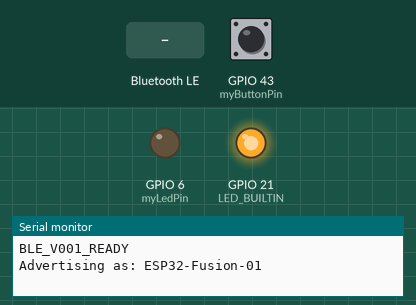
This sketch was run on a simulated Seeed XIAO ESP32-S3. Shown: output pins drawn as LEDs (lit = HIGH), the last lines printed to the serial monitor. Inputs (shaded band) come from the test bench; at power-on: GPIO 43 (myButtonPin) LOW. Nothing arrives over Bluetooth unless stated; a phone connects over Bluetooth LE 3 s after start.

Above: at 1.7 s.
1.8 s: Bluetooth LE write "HIT" received
At 3.1 s:
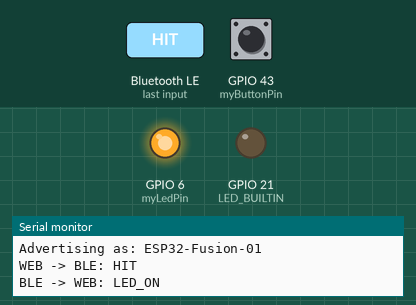
4.9 s: Bluetooth LE write "RESET" received
At 5.4 s:
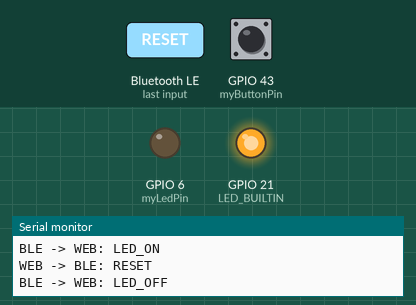
Timing chart, 0 to 7.9 s (numbered marks = the images above; inputs shaded):
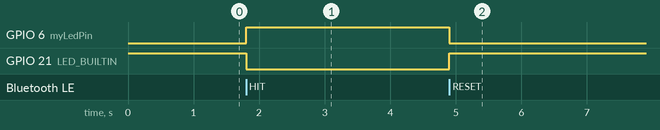

Measured:
- after the input at 1.8 s, GPIO 6 (myLedPin): LOW → HIGH at once; GPIO 21 (LED_BUILTIN): HIGH → LOW at once
- after the input at 4.9 s, GPIO 6 (myLedPin): HIGH → LOW at once; GPIO 21 (LED_BUILTIN): LOW → HIGH at once

The sketch:

ble-v001.ino
```cpp
/*
  Maker100 Robotics - WebBLE Game Controller
  ble-v001

  Based on the BLE structure used in:
  webmcu-ai/on-device-ble-sensor-fusion-nano33

  XIAO ESP32-S3 / Seeed-style wiring:
    D6 = push button to 3V3
    D5 = external LED through resistor to GND
    Built-in LED is also used

  Browser protocol:
    ESP32 -> webpage: LEFT
    webpage -> ESP32: HIT
    webpage -> ESP32: RESET

  This is a deliberately small BLE version for the Maker100 class.
  It uses the same BLE service/control UUIDs as the existing
  on-device sensor-fusion project, plus its result characteristic.

  Requires:
    NimBLE-Arduino by h2zero
*/

#include <Arduino.h>
#include <NimBLEDevice.h>

const int myButtonPin = D6;
const int myLedPin = D5;

#define MY_BLE_SERVICE_UUID       "7e400001-b2c3-5d4e-af60-9b3c7d8eaf20"
#define MY_BLE_CONTROL_CHAR_UUID  "7e400002-b2c3-5d4e-af60-9b3c7d8eaf20"
#define MY_BLE_RESULT_CHAR_UUID   "7e400006-b2c3-5d4e-af60-9b3c7d8eaf20"

const char* myDeviceName = "ESP32-Fusion-01";

NimBLECharacteristic* myControlChar = nullptr;
NimBLECharacteristic* myResultChar = nullptr;

bool myLastButtonState = false;
bool myLedState = false;

void mySetLed(bool myState) {

  myLedState = myState;

  // XIAO built-in LED is commonly active LOW.
  digitalWrite(LED_BUILTIN, myState ? LOW : HIGH);

  // External LED on D5 is active HIGH.
  digitalWrite(myLedPin, myState ? HIGH : LOW);
}

void mySendResult(const char* myMessage) {

  if (!myResultChar) {
    return;
  }

  myResultChar->setValue(myMessage);
  myResultChar->notify();

  Serial.print("BLE -> WEB: ");
  Serial.println(myMessage);
}

class MyControlCallbacks : public NimBLECharacteristicCallbacks {

  void onWrite(NimBLECharacteristic* myCharacteristic,
               NimBLEConnInfo& myConnInfo) override {

    std::string myValue = myCharacteristic->getValue();

    if (myValue.length() == 0) {
      return;
    }

    String myCommand = String(myValue.c_str());
    myCommand.trim();
    myCommand.toUpperCase();

    Serial.print("WEB -> BLE: ");
    Serial.println(myCommand);

    if (myCommand == "HIT") {
      mySetLed(true);
      mySendResult("LED_ON");
    }

    if (myCommand == "RESET") {
      mySetLed(false);
      mySendResult("LED_OFF");
    }

    if (myCommand == "PING") {
      mySendResult("PONG");
    }
  }
};

void myStartBLE() {

  NimBLEDevice::init(myDeviceName);

  NimBLEServer* myServer = NimBLEDevice::createServer();

  NimBLEService* myService =
    myServer->createService(MY_BLE_SERVICE_UUID);

  myControlChar =
    myService->createCharacteristic(
      MY_BLE_CONTROL_CHAR_UUID,
      NIMBLE_PROPERTY::WRITE
    );

  myResultChar =
    myService->createCharacteristic(
      MY_BLE_RESULT_CHAR_UUID,
      NIMBLE_PROPERTY::READ |
      NIMBLE_PROPERTY::NOTIFY
    );

  myControlChar->setCallbacks(new MyControlCallbacks());

  myResultChar->setValue("BLE_V001_READY");

  myService->start();

  NimBLEAdvertising* myAdvertising =
    NimBLEDevice::getAdvertising();

  myAdvertising->addServiceUUID(MY_BLE_SERVICE_UUID);
  myAdvertising->setName(myDeviceName);
  myAdvertising->start();

  Serial.println("BLE_V001_READY");
  Serial.print("Advertising as: ");
  Serial.println(myDeviceName);
}

void setup() {

  pinMode(LED_BUILTIN, OUTPUT);
  pinMode(myLedPin, OUTPUT);
  pinMode(myButtonPin, INPUT_PULLDOWN);

  mySetLed(false);

  Serial.begin(115200);
  delay(500);

  myStartBLE();
}

void loop() {

  bool myButtonState = digitalRead(myButtonPin);

  // Send only once when the button changes from released to pressed.
  if (myButtonState && !myLastButtonState) {
    mySendResult("LEFT");
  }

  myLastButtonState = myButtonState;

  delay(10);
}
```
